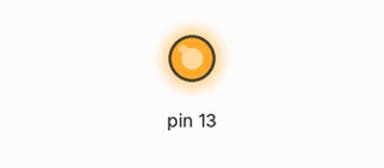
Simulated run of this sketch. Board: Arduino Mega 2560, built with avr-gcc and run on an emulated ATmega2560. On the bench: output pins drawn as LEDs (lit = HIGH).

Above: at 0.4 s.
At 13.37 s:
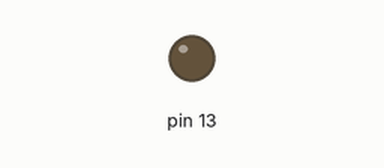
Timing chart, 0 to 13.7 s (numbered marks = the images above):
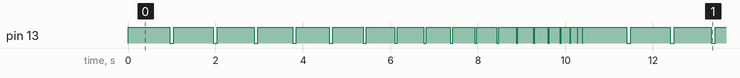

Measured:
- by itself, pin 13: moves between LOW and HIGH, repeating every 10.4 s
- by itself, everything shown: repeats every 10.4 s, in 30 steps

The sketch:

Lab05_Q3.3.ino
```cpp
// CPE 301: Lab 05, Question 3.3
// October 4th, 2017
// Edited by Alexis Diaz

// Program to Blink Arduino Mega LED
// using timer for MyDelay.
//
//Written by D. Egbert, Version 1.4, 11/05/2015
//
// Cleaned up version of BlinkT
//
// Hardware pointers should be initialized Global variables
//
volatile unsigned char *myTCCR1A = (unsigned char *) 0x80;
volatile unsigned char *myTCCR1B = (unsigned char *) 0x81;
volatile unsigned char *myTCCR1C = (unsigned char *) 0x82;
volatile unsigned char *myTIMSK1 = (unsigned char *) 0x6F;
volatile unsigned int  *myTCNT1  = (unsigned  int *) 0x84;
volatile unsigned char *myTIFR1 =  (unsigned char *) 0x36;
volatile unsigned char *portDDRB = (unsigned char *) 0x24;
volatile unsigned char *portB =    (unsigned char *) 0x25;

void MyDelay(unsigned long mSeconds);

void setup ()
{
// Initialize Timer1 for NORMAL mode, off, and no interrupts.
*myTCCR1A = 0;
*myTCCR1B = 0;
*myTCCR1C = 0;
*myTIMSK1 = 0;
// Initialize GPIO PortB
*portDDRB |= 0x80;
}
// Flashes the LED on and off, and every loop the flash goes faster
void loop ()
{
  for (int i = 1000; i -= 50; i > 0)
  {
    *portB |= 0x80;
    MyDelay (i);
    *portB &= 0x7F;
    MyDelay (i/10);
  }
}

void MyDelay(unsigned long mSeconds)
{
//
// We want to delay for milliseconds (mSeconds) so we want to set up
// the timer for enough timer ticks to last mSeconds milliseconds.
// The Arduino Mega runs at F_CPU = 16 MHz so (with no prescaler)
// one timer tick = 1/(16 * 10^6) = 0.0625 microseconds (too fast).
// With a prescaler of F_CPU/1024 one timer tick = 1024 clock periods,
// which = 0.0625 * 10^-6 * 1024 = 0.064 milliseconds.
// Thus, there are 1/0.064 timer ticks per second or 1/64 timer ticks per millisecond.
// dividing out gives us 15,625 ticks per second and 15.625 ticks per millisecond.
// This means we can load the timer with 65,536 - (15.625 * mSeconds).
//
*myTCCR1B &= 0xF8;              // make sure timer is off
*myTCNT1 = (unsigned int) (65536 - (long) (15.625 * mSeconds));
*myTCCR1B |= 0b00000101;        // Pre-scalar 1024, turn timer on (|=0x05)
while((*myTIFR1 & 0x01)==0);    // Wait for TIFR overflow flag bit to be set
*myTCCR1B &= 0xF8;              // Turn off the timer after getting delay
*myTIFR1 |= 0x01;               // Clear the flag bit for next use
// NOTE: writing a 1 sets bit to 0 (don't ask)
}
```
